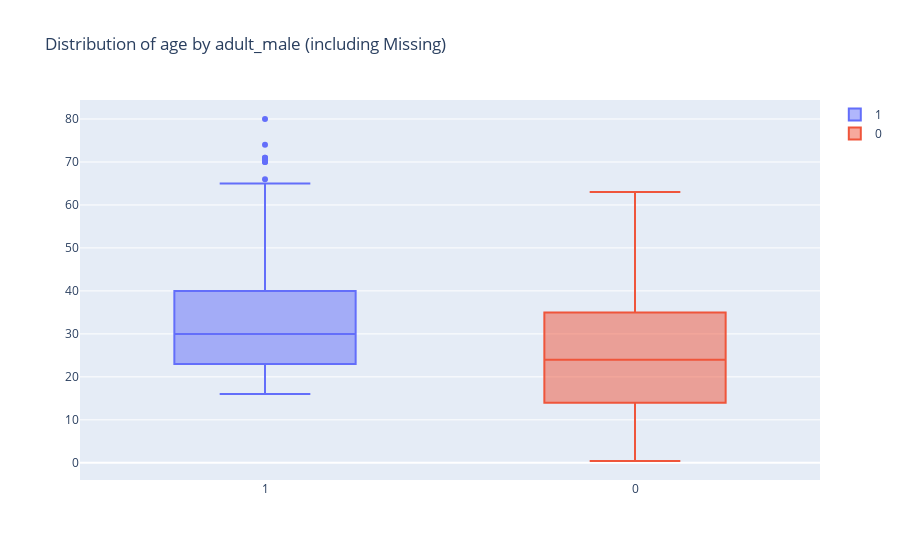

The notebook cell this image was saved under:
### Code cell
def update_plot(numerical_column, categorical_column):
    data = []
    categories = df[categorical_column].unique().tolist()
    if pd.isna(categories).any():
        categories.append(np.nan)
    for category in categories:
        if pd.isna(category):
            category_name = 'missing'  
            subset = df[pd.isna(df[categorical_column])][numerical_column]
        else:
            category_name = str(category)
            subset = df[df[categorical_column] == category][numerical_column]

        data.append(
            go.Box(
                y=subset,
                name=category_name
            )
        )
    fig = go.Figure(data=data)
    fig.update_layout(title=f'Distribution of {numerical_column} by {categorical_column} (including Missing)')
    fig.show()
interact(update_plot, numerical_column=numerical_dropdown, categorical_column=categorical_dropdown)

### Figure 1 — Plotly figure (JSON) as saved in the notebook; plotly's stock layout.template omitted (floating-point values rounded to 4 significant figures; data arrays with more than 128 entries replaced by an {"elided": "..."} marker saying what was removed)
{"data": [{"name": "1", "type": "box", "y": {"elided": "537 float values"}}, {"name": "0", "type": "box", "y": {"elided": "354 float values"}}], "layout": {"title": {"text": "Distribution of age by adult_male (including Missing)"}}}
